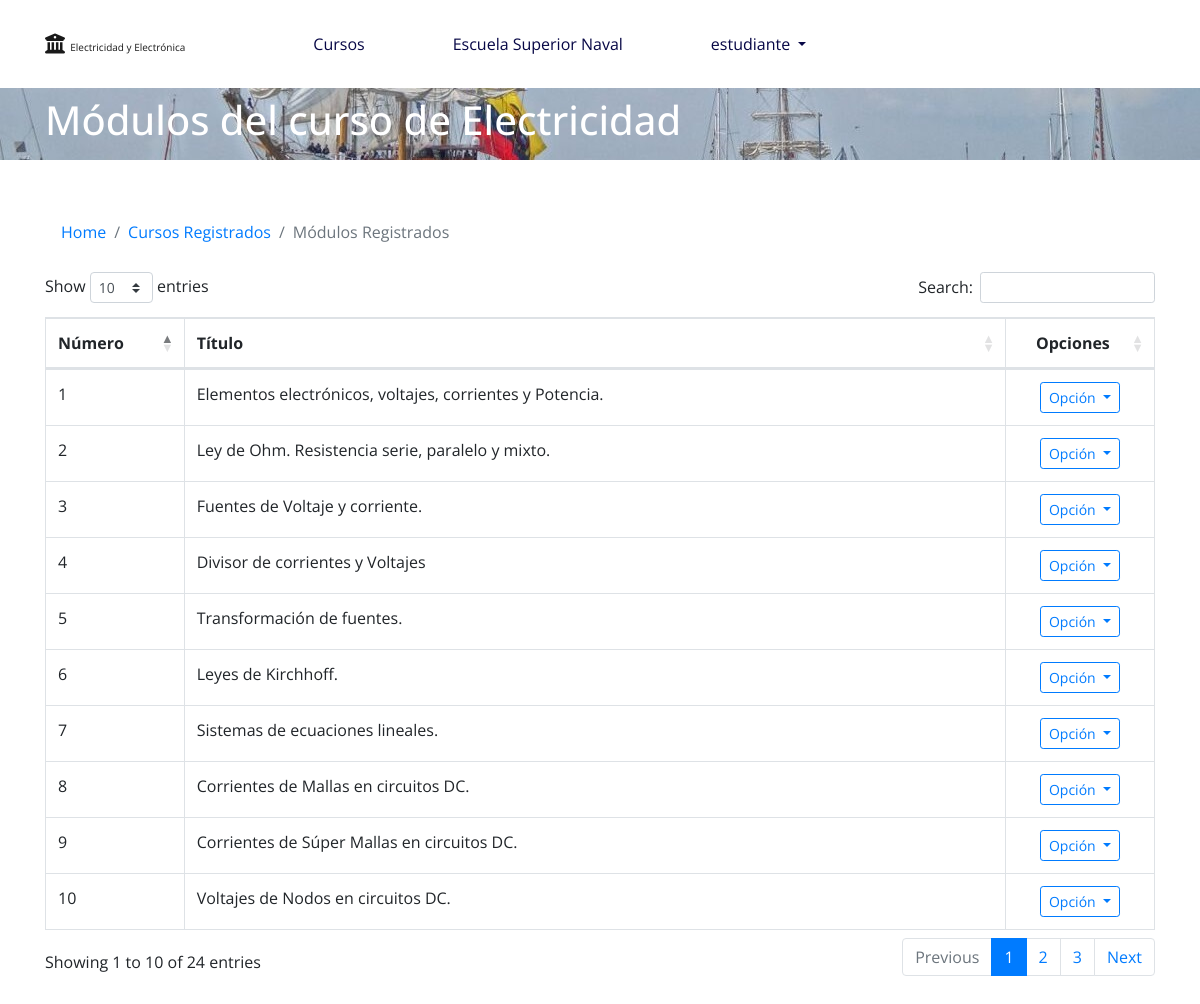
Screenshot of /curso/modulo/registros/1/ (signed in) with the database file from the repository.
### curso/models.py (models this page shows, shortened)
class Curso(models.Model):
    nombre = models.CharField(verbose_name='Nombre del Curso', max_length=50, unique=True)
    descripcion = models.TextField(verbose_name='Descripción', max_length=600)
    comentario = models.TextField(verbose_name='Comentario', max_length=600)
    icono = models.ImageField(verbose_name='Icono', upload_to='fotos_curso/', null=True, blank=True)
    class Meta:
        verbose_name = 'Curso'
        verbose_name_plural = 'Cursos'

class Modulo(models.Model):
    numero = models.IntegerField(verbose_name='Numero del Módulo')
    titulo = models.CharField(verbose_name='Título', max_length=200, blank=False, null=False)
    curso = models.ForeignKey(Curso, verbose_name="Curso", on_delete=models.CASCADE)
    class Meta:
        verbose_name = 'Módulo'
        verbose_name_plural = 'Módulos'
        ordering = ('numero',)

### curso/views.py (the view)
# urls.py: re_path(r'^modulo/registros/(?P<curso_id>[0-9]+)/$', registro_modulos),
@login_required(login_url='/login/')
def registro_modulos(request, curso_id):
    data = {}
    data['user'] = request.user
    data['curso'] = Curso.objects.get(id=curso_id)
    modulos = Modulo.objects.filter(curso__id=curso_id)
    data['modulos'] = modulos
    return render(request, 'curso/admin/listar_modulo.html', data)

### templates/curso/admin/listar_modulo.html (shortened to what this page needs)
{% extends 'base-public.html' %}
{% block head %}
    <link rel="stylesheet" href="https://cdn.datatables.net/1.10.19/css/dataTables.bootstrap4.min.css">
{% endblock %}
{% block container %}
    <nav id="nav-foto" class="navbar undercontainer">
        <div class="container">
            <h1 class="h1 text-white">
                {% if eval %}
                    (Evaluación) Módulos del curso de {{ curso.nombre }}
                {% else %}
                    Módulos del curso de {{ curso.nombre }}
                {% endif %}
            </h1>
        </div>
    </nav>
    <div class="container mt-5 mb-5">
        <nav aria-label="breadcrumb">
          <ol class="breadcrumb bg-white">
              <li class="breadcrumb-item"><a href="/">Home</a></li>
              {% if eval %}
                  <li class="breadcrumb-item"><a href="/evaluacion/">Cursos Registrados</a></li>
              {% else %}
                  <li class="breadcrumb-item"><a href="/curso/modulo/nuevo/">Cursos Registrados</a></li>
              {% endif %}
              <li class="breadcrumb-item active" aria-current="page">Módulos Registrados</li>
          </ol>
        </nav>
        <div class="row">
            <div class="col-12 table-responsive">
                <table class="table table-bordered table-hover display" id="tb_modulos">
                    <thead>
                        <th>
                            Número
                        </th>
                        <th>
                            Título
                        </th>
                        <th class="text-center">
                            Opciones
                        </th>
                    </thead>
                    <tbody>
                        {% for modulo in modulos %}
                            <tr>
                                <td>
                                    {{ modulo.numero }}
                                </td>
                                <td>
                                    {{ modulo.titulo }}
                                </td>
                                <td class="text-center">
                                    {% if eval %}
                                        {% if modulo.eval_count > 0 %}
                                            <div class="dropdown">
                                                <button class="btn btn-outline-primary btn-sm dropdown-toggle" type="button" id="btn_opcion" data-toggle="dropdown" aria-haspopup="true" aria-expanded="false">
                                                    Opción
                                                </button>
                                                <div class="dropdown-menu" aria-labelledby="btn_opcion">
                                                    <a href="/evaluacion/listar/submodulo/{{ modulo.id }}/" class="dropdown-item">Ver Evaluación Registrada</a>
                                                    <a href="/evaluacion/eliminar/{{ modulo.id }}/" class="dropdown-item">Eliminar Evaluación</a>
                                                </div>
                                            </div>
                                        {% else %}
                                            <a href="/evaluacion/listar/submodulo/{{ modulo.id }}/" class="btn btn-outline-primary">Registrar Evaluación</a>
                                        {% endif %}
                                    {% else %}
                                        <div class="dropdown">
                                          <button class="btn btn-outline-primary btn-sm dropdown-toggle" type="button" id="btn_opcion" data-toggle="dropdown" aria-haspopup="true" aria-expanded="false">
                                            Opción
                                          </button>
                                        </div>
                                    {% endif %}
                                </td>
                            </tr>
                        {% endfor %}
                    </tbody>
                </table>
            </div>
        </div>
    </div>
{% endblock %}

### templates/base-public.html (shortened to what this page needs)
<!DOCTYPE html>
<html lang="es-ec">
<head>
    <link rel="stylesheet" href="https://stackpath.bootstrapcdn.com/bootstrap/4.3.1/css/bootstrap.min.css"
>
    <link rel="stylesheet"
        href="https://cdn.jsdelivr.net/npm/bootstrap-select@1.13.9/dist/css/bootstrap-select.min.css">
    <link rel="stylesheet" href="/static/css/home.css">
    {% block head %}
    {% endblock %}
</head>
<body>
<nav class="navbar navbar-fixed-top navbar-expand-lg navbar-light pt-md-4 pmd-navbar mb-lg-3 nav-md-justified"
        role="navigation">
        <div class="container">
            <a id="logo1" href="/" class="navbar-brand mr-md-5">
                <i class="fa fa-university"></i>
                <span style="font-size: 10px;">Electricidad y Electrónica</span>
            </a>
            <div class="collapse navbar-collapse" id="menu">
                <ul class="navbar-nav">
                    <li class="nav-item px-lg-4 ml-lg-5">
                        <a style="color: rgb(7, 7, 70);" href="/" class="nav-link">
                            Cursos
                        </a>
                    </li>
                    <li class="nav-item px-lg-4 ml-lg-4">
                        <a style="color: rgb(7, 7, 70);" href="http://186.3.65.147:8069/page/homepage" class="nav-link">
                            Escuela Superior Naval
                        </a>
                    </li>
                    <li class="nav-item dropdown pmd-dropdown px-lg-4 ml-lg-4">
                        <a style="color: rgb(7, 7, 70);" href="#" class="nav-link dropdown-toggle"
                            data-toggle="dropdown" id="navbardrop" data-slidebar="true" role="button"
                            aria-haspopup="true" aria-expanded="false">
                            {{ user.username }}
                        </a>
                    </li>
                </ul>
            </div>
        </div>
    </nav>
        {% block container %}
        {% endblock %}
</body>
</html>

### static/css/home.css (style rules this page uses)
#nav-foto { background-image: url('/static/media/fondo-nav-naval.jpg'); }

### templates/base-public.html (style rules this page uses)
body { font-family: 'Open Sans', sans-serif; }

### rows the page displays
Curso: nombre "Electricidad"
Modulo: numero "1", titulo "Elementos electrónicos, voltajes, corrientes y Potencia."
Modulo: numero "2", titulo "Ley de Ohm. Resistencia serie, paralelo y mixto."
Modulo: numero "3", titulo "Fuentes de Voltaje y corriente."
Modulo: numero "4", titulo "Divisor de corrientes y Voltajes"
Modulo: numero "5", titulo "Transformación de fuentes."
Modulo: numero "6", titulo "Leyes de Kirchhoff."
Modulo: numero "7", titulo "Sistemas de ecuaciones lineales."
Modulo: numero "8", titulo "Corrientes de Mallas en circuitos DC."
Modulo: numero "9", titulo "Corrientes de Súper Mallas en circuitos DC."
Modulo: numero "10", titulo "Voltajes de Nodos en circuitos DC."

### other values shown
{{ user.username }} "estudiante"
